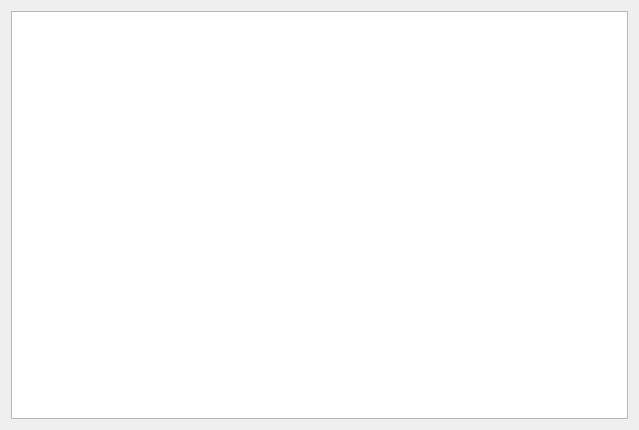
<?xml version="1.0" encoding="UTF-8"?>
<ui version="4.0">
 <class>AboutDialog</class>
 <widget class="QDialog" name="AboutDialog">
  <property name="geometry">
   <rect>
    <x>0</x>
    <y>0</y>
    <width>639</width>
    <height>430</height>
   </rect>
  </property>
  <property name="windowTitle">
   <string>About..</string>
  </property>
  <layout class="QGridLayout" name="gridLayout">
   <item row="0" column="0">
    <widget class="QTextBrowser" name="aboutBrowser">
     <property name="documentTitle">
      <string/>
     </property>
     <property name="source">
      <url>
       <string>file:///home/danny/Chess/ChessPlayer/about.html</string>
      </url>
     </property>
    </widget>
   </item>
  </layout>
 </widget>
 <resources/>
 <connections/>
</ui>
